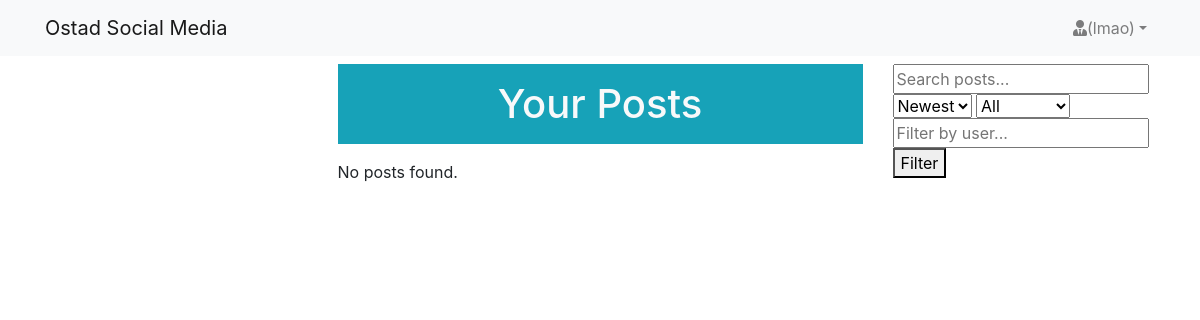
/post_details/18 (signed in), run on an earlier commit of the app's database.
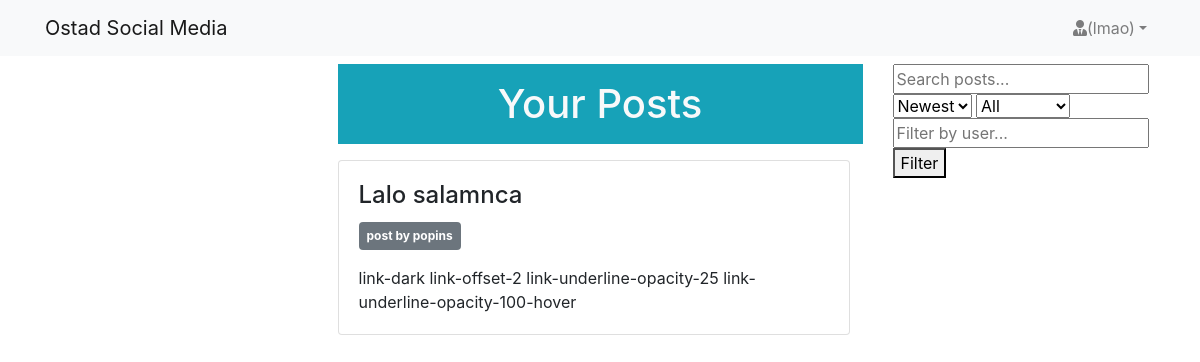
And on a later commit of the database.
### app_post/models.py (models this page shows, shortened)
class Post(models.Model):
    author = models.ForeignKey(User, on_delete=models.CASCADE, related_name='post')
    image = models.ImageField(upload_to='post_images', blank=True, null=True)
    title = models.CharField(max_length=200, blank=True, null=True)
    caption = models.TextField(blank=True, null=True)
    created_at = models.DateTimeField(auto_now_add=True)
    updated_at = models.DateTimeField(auto_now=True)

### app_post/views.py (the view)
# urls.py: path('post_details/<int:id>', views.post_details, name='post_details'),
@login_required
def post_details(request, id):
    posts = Post.objects.filter(id=id).order_by('-created_at')
    context = {
        'posts': posts,
        }
    return render(request, 'app_post/post_deatails.html',  context)

### templates/app_post/post_deatails.html (shortened to what this page needs)
{% extends 'base.html' %}
{% load static %}
{% block content %}
<div class="container">
    <div class="row">
        <div class="col-3">
        </div>
        <div class="col-6 ">
            <h1 class="h1 text-center mb-3 text-light p-3 bg-info text-wrap">Your Posts </h1>
            {% if posts %}
            {% for post in posts %}
            <div class="custom-card mt-3 mb-2">
                <div class="card" style="width: 32rem;">
                    <div class="card-body">
                        <p class="card-title h4">{{post.title}}</p>
                        <p class="fst-italic bg-secondary p-2 text-white bg-opacity-25 badge"> post by {{post.author}}</p>
                      <p class="card-text">{{post.caption}}</p>
                    </div>
                  </div>
            </div>
            {% endfor %}
            {% else %}
            <p>No posts found.</p>
            {% endif %}
        </div>
        <div class="col-3">
            <form method="GET" action="{% url 'app_post:home' %}">
                <input type="text" name="q" placeholder="Search posts..." value="{{ search_query }}">
                <select name="sort">
                    <option value="-created_at" {% if sort_order == "-created_at" %}selected{% endif %}>Newest</option>
                </select>
                <select name="media">
                    <option value="all" {% if media_filter == "all" %}selected{% endif %}>All</option>
                </select>
                <input type="text" name="user" placeholder="Filter by user..." value="{{ user_filter }}">
                <button type="submit">Filter</button>
            </form>
        </div>
    </div>
</div>
{% endblock %}

### templates/base.html (shortened to what this page needs)
<!DOCTYPE html>
<html lang="en" dir="ltr">
    <head>
        <link rel="stylesheet" href="https://stackpath.bootstrapcdn.com/bootstrap/4.3.1/css/bootstrap.min.css">
        <link href="https://cdnjs.cloudflare.com/ajax/libs/font-awesome/5.10.2/css/all.css" rel="stylesheet">
    </head>
    <body>
        {% include 'navbar.html' %}
        <div class='container my-2'>
            {% block content %}
            {% endblock %}
        </div>
    </body>
</html>

### templates/navbar.html (shortened to what this page needs)
<nav class="navbar navbar-expand-lg navbar-light bg-light">
    <div class="container">
        <a class="navbar-brand" href="{% url 'app_post:home' %}">Ostad Social Media</a>
        <div class="collapse navbar-collapse" id="navbarNav">
            <ul class="navbar-nav ml-auto">
                <li class="nav-item dropdown">
                    <a class="nav-link dropdown-toggle gap-2" href="#" id="navbarDropdown" role="button" data-toggle="dropdown" aria-haspopup="true" aria-expanded="false"><i class="fa fa-user-tie"></i>({{user}})</a>
                    </div>
        </div>
</nav>

What changed in the data, as far as the page shows it:
added Post: title "Lalo salamnca", author "popins", caption "link-dark link-offset-2 link-underline-opacity-25 link-underline-opacity-100-hover"
Also different on the page:
text no longer shown: "No posts found."
